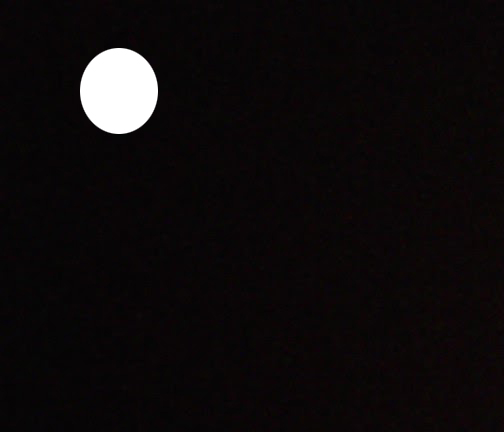
#> input picture A001_PrakPCD-Latihan Python/Datatest03.jpg, 504 x 432 px
$ jupyter execute Untitled.ipynb
#> lines starting #> are read from the running program, lines starting #| are printed output that depends on the picture
[cell 1]
import pywt
import cv2
import matplotlib.pyplot as plt
import numpy as np

def plotCoeffs(data, outdir):
    rows = len(data)
    cols = len(data[0])

    ##### spectrum ###########
    plt.plot(np.ravel(data))
    plt.title('coeff')
    plt.xlim(0,rows*cols)
    plt.xlabel('Position')
    plt.ylabel('Frequency')
    plt.savefig(outdir+'_coeff.png')
    plt.close()
    plt.close('all')
    plt.gcf().clear()
    ##### Contour ##############
    ax1 = plt.subplot(111)
    ax1.imshow(data, cmap='gray')
    plt.title('dim = '+ str(cols) + 'x' + str(rows))
    plt.savefig(outdir+'_contour.png')
    plt.close()
    plt.close('all')
    plt.gcf().clear()

image= cv2.imread("Datatest03.jpg")
#> image is the input picture: shape (432, 504, 3); mean B, G, R 12.4, 11.8, 15
b,g,r = cv2.split(image)
rg = r-g
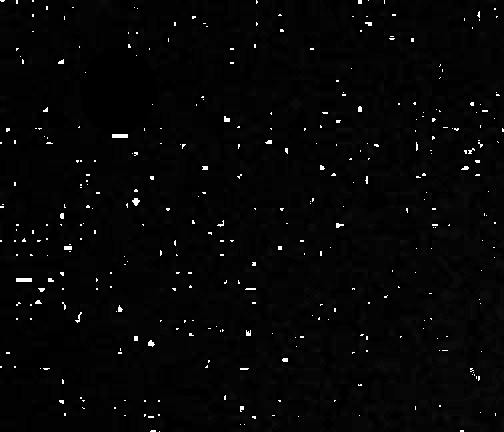
#> rg: shape (432, 504); min 0, max 255, mean 6
coeff = pywt.dwt2(rg,"db2")
LL,(LH,HL,HH) = coeff
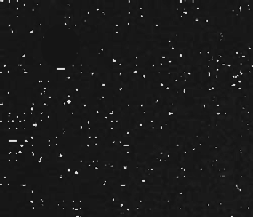
#> LL: shape (217, 253) float64; min -52.98, max 577.7, mean 12; drawn with min black and max white
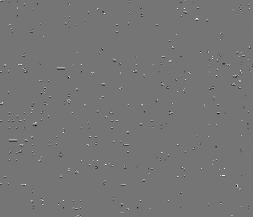
#> LH: shape (217, 253) float64; min -280.6, max 328, mean 0.1; drawn with min black and max white
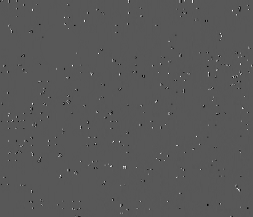
#> HL: shape (217, 253) float64; min -173.5, max 329.3, mean 0.2; drawn with min black and max white
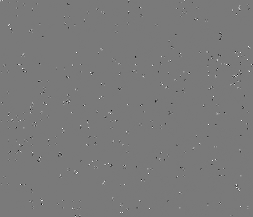
#> HH: shape (217, 253) float64; min -177.7, max 193.3, mean 0.1; drawn with min black and max white
# print (LL)
plotCoeffs(LL,'ll_b')
#> in plotCoeffs, `rows = len(data)`: rows = 217
#> in plotCoeffs, `cols = len(data[0])`: cols = 253
#> in plotCoeffs, `plt.savefig(outdir+'_coeff.png')`:
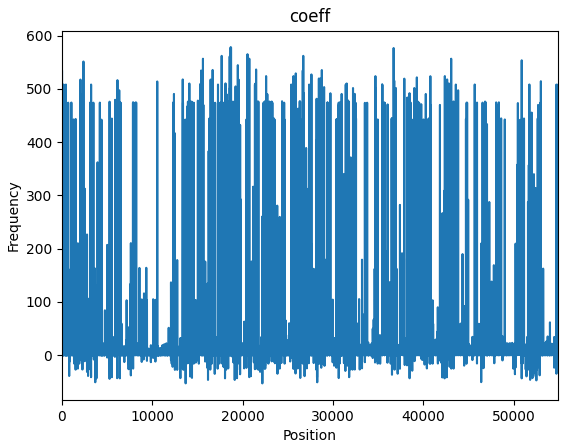
#> figure drawn by matplotlib, 1 panel; curve peaks at x = 18658, y = 577.7
plotCoeffs(LH,'lh_b')
#> call 2 of plotCoeffs, with outdir = 'lh_b'
#> in plotCoeffs (call 2), `plt.savefig(outdir+'_coeff.png')`:
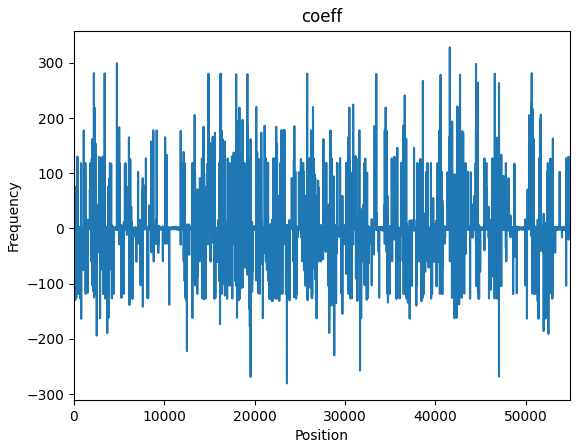
#> figure drawn by matplotlib, 1 panel; curve peaks at x = 41597, y = 328
plotCoeffs(HL,'hl_b')
#> call 3 of plotCoeffs, with outdir = 'hl_b'
#> in plotCoeffs (call 3), `plt.savefig(outdir+'_coeff.png')`:
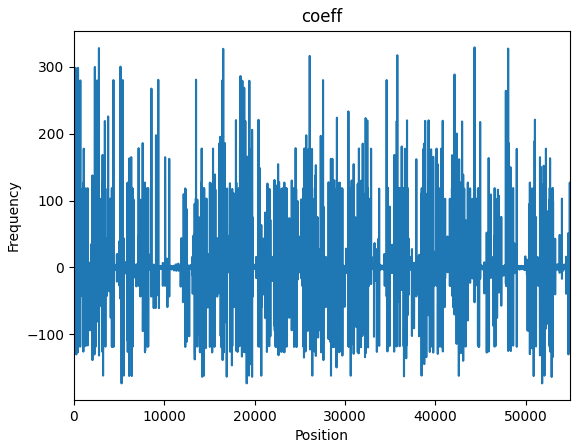
#> figure drawn by matplotlib, 1 panel; curve peaks at x = 44335, y = 329.3
plotCoeffs(HH,'hh_b')
#> call 4 of plotCoeffs, with outdir = 'hh_b'
#> in plotCoeffs (call 4), `plt.savefig(outdir+'_coeff.png')`:
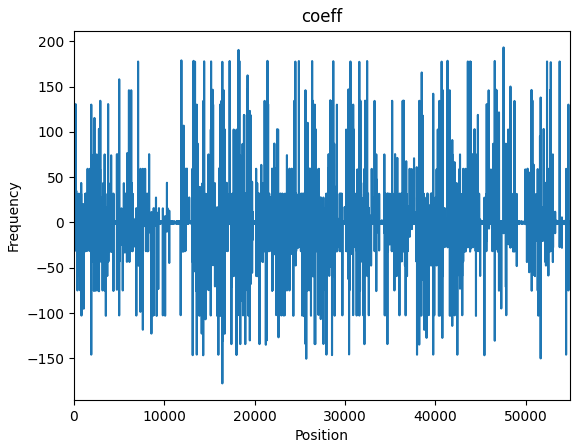
#> figure drawn by matplotlib, 1 panel; curve peaks at x = 47547, y = 193.3
